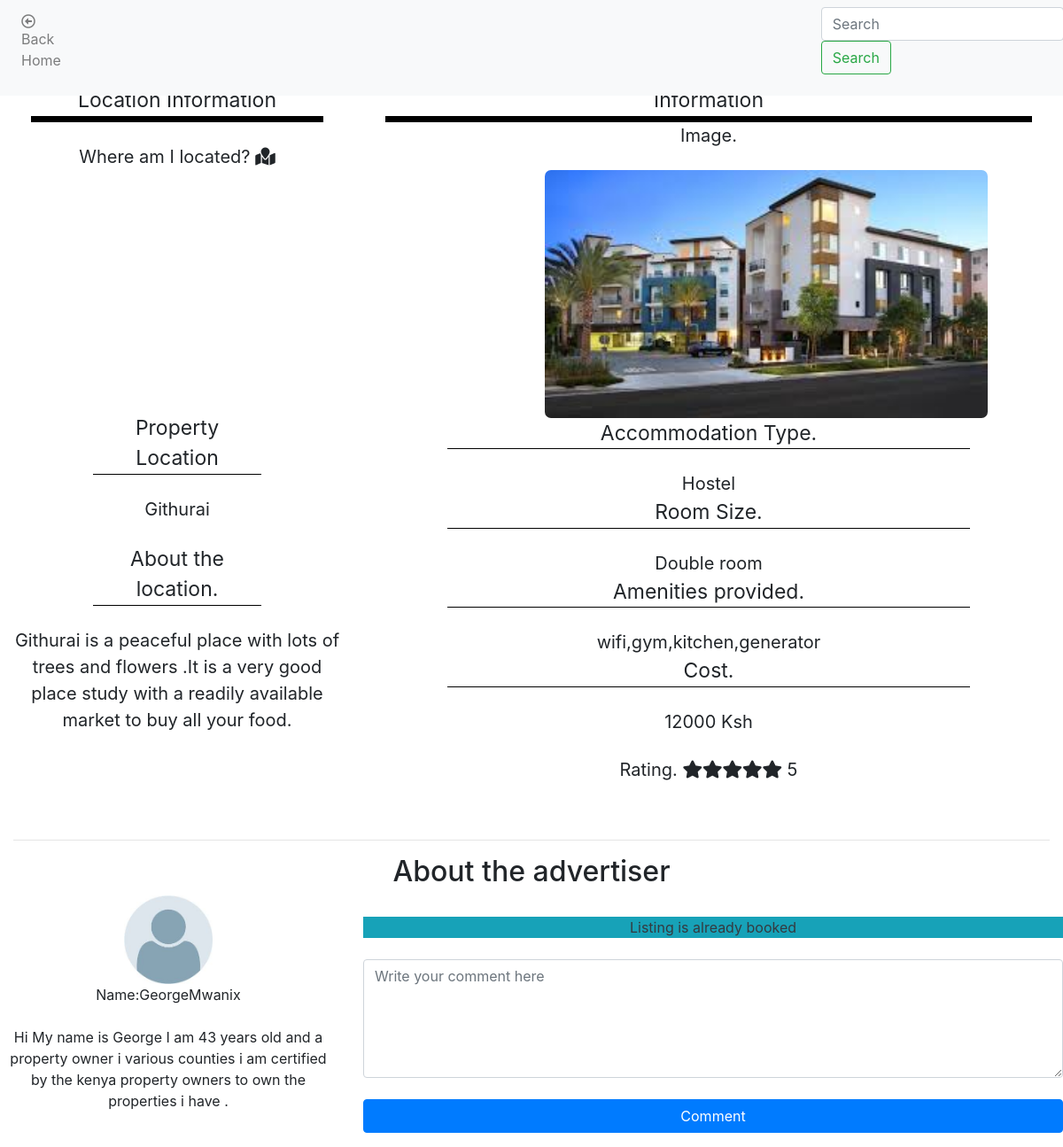
Page /details.php?id=6 (signed in) on the committed database.
### tables this page shows
CREATE TABLE `listings` (
  `listid` int(100) NOT NULL,
  `advfirstname` varchar(255) NOT NULL,
  `advlastname` varchar(255) NOT NULL,
  `accommodationtype` varchar(100) NOT NULL,
  `vacancies` int(100) NOT NULL,
  `amenities` text NOT NULL,
  `amenitiesincluded` varchar(10) NOT NULL,
  `rating` int(10) NOT NULL,
  `Category` varchar(100) NOT NULL,
  `cost` int(10) NOT NULL,
  `Advid` int(10) NOT NULL,
  `photo` varchar(200) NOT NULL,
  `location` text NOT NULL,
  `locationinfo` varchar(60000) NOT NULL,
  `lat` float(10,6) NOT NULL,
  `lng` float(10,6) NOT NULL,
  `extrainfo` text NOT NULL
);

CREATE TABLE `advertiser` (
  `firstname` varchar(100) NOT NULL,
  `lastname` varchar(100) NOT NULL,
  `email` varchar(100) NOT NULL,
  `photo` varchar(255) NOT NULL,
  `idno` int(15) NOT NULL,
  `password` varchar(100) NOT NULL,
  `certfile` varchar(200) NOT NULL,
  `advid` int(11) NOT NULL,
  `advinfo` text NOT NULL
);

### details.php (the view, shortened to what this page needs)
<?php
	include 'connect.php';
	include 'linkstyles.php';
$id=mysqli_real_escape_string($conn,$_GET['id']);
	$sql="SELECT * FROM listings WHERE listid='$id' ";
	$result=mysqli_query($conn,$sql);
	if (mysqli_num_rows($result)>0) {
		if ($row=mysqli_fetch_assoc($result)) {
						?>
<!DOCTYPE html>
<html>
  <head>
  </head>
  <body>
  	<div class="container-fluid">
     		<nav class="navbar navbar-expand-sm bg-light navbar-light fixed-top">
  <ul class="navbar-nav">
    <li class="nav-item">
      <a class="nav-link" href="stuhomepage.php"><i class="far fa-arrow-alt-circle-left "></i> Back Home</a>
    </li>
      <form class="form-inline" method="POST" action="search.php" style="margin-left: 850px;">
    <input class="form-control mr-sm-2" type="text" placeholder="Search" name="location" autofcus>
    <button class="btn btn-outline-success" type="submit">Search</button>
   </form>
  </ul>
</nav>
<br><br><br><br>
<div class="row" >
	<div class="col-4" id="loc" >
		<div class="text-center" style="font-size:23px; " id="heading">Location Information </div><br>
	<div class="text-center" style="font-size:20px; ">Where am I located? <i class="fas fa-map-marked"></i></div>
    <div id="map"></div>
    <br>
<div id="heading2">Property Location</div><br>
	<div id="heading3" class="text-center"><?php echo $row['location'];?></div>
<br>
<div id="heading2">About the location.</div><br>
<div id="heading3" class="text-center"><?php echo $row['locationinfo'];?></div>
 </div>
 	<div class="col-8" id="loc">
 		<div class="text-center" style="font-size:23px; " id="heading"> Information </div>
 		<div  class="text-center" style="font-size: 20px;">Image.</div><br>
		<img src="<?php echo $row['photo'];?>" style="margin-left: 200px; border-radius:7px; " width="500px"><br>
 		<div id="heading2">Accommodation Type.</div><br>
		<div id="heading3" class="text-center"><?php echo $row['accommodationtype'];?></div>
		<div id="heading2">Room Size.</div><br>
		<div id="heading3" class="text-center"><?php echo $row['Category'];?> room</div>
		<div id="heading2">Amenities provided.</div><br>
		<div id="heading3" class="text-center"><?php echo $row['amenities'];?></div>
		<div id="heading2">Cost.</div><br>
		<div id="heading3" class="text-center"><?php echo $row['cost'];?> Ksh</div><br>
		<div class="text-center" style="font-size: 20px;">Rating.
		<?php
 				  	 			 $rate=$row['rating'];
 				  	 			 if ($rate<=0) {
 				  	 			 	echo "<i class='far fa-star'></i> 	";
 				  	 			 }
 				  	 			 elseif ($rate<=1) {
 				  	 			 	echo "<i class='fas fa-star'></i> 	";
 				  	 			 }
 				  	 			 elseif ($rate<=2) {
 				  	 			 	echo "<i class='fas fa-star'></i>";
 				  	 			 	echo "<i class='fas fa-star'></i> 	";
 				  	 			 }
 				  	 			  elseif ($rate<=3) {
 				  	 			 	echo "<i class='fas fa-star'></i>";
 				  	 			 	echo "<i class='fas fa-star'></i>";
 				  	 			 	echo "<i class='fas fa-star'></i> 	";
 				  	 			 }
 				  	 			  elseif ($rate<=4) {
 				  	 			 	echo "<i class='fas fa-star'></i>";
 				  	 			 	echo "<i class='fas fa-star'></i>";
 				  	 			 	echo "<i class='fas fa-star'></i>";
 				  	 			 	echo "<i class='fas fa-star'></i> 	";
 				  	 			 }
 				  	 			  elseif ($rate<=5) {
 				  	 			 	echo "<i class='fas fa-star'></i>";
 				  	 			 	echo "<i class='fas fa-star'></i>";
 				  	 			 	echo "<i class='fas fa-star'></i>";
 				  	 			 	echo "<i class='fas fa-star'></i>";
 				  	 			 	echo "<i class='fas fa-star'></i> 	";
 				  	 			 }
 				  	 			 else{
 				  	 			 	echo "<i class='fas fa-star-half-alt'></i> ";
 				  	 			 }
 				  	 			 echo $rate;
 				  	 			 ?>
 				  	 			 </div>
 	</div>
</div>
	<br><br>
 <hr>
 <div class="row">
 	<div class="col-12 text-center"><h2>About the advertiser</h2> </div>
 	<?php
 		$adv=$row['Advid'];
 		$query="SELECT * FROM advertiser WHERE advid='$adv' ";
 		$result=mysqli_query($conn,$query);
 		if (mysqli_num_rows($result)>0) {
 			if ($data=mysqli_fetch_assoc($result)) {
 										?>
 			<div class="row">
 				<div class="col-4 text-center" >
 					<img src="<?php echo $data['photo'];?>" width="100px" ><br>
 					<div>Name:<?php echo $data['firstname'];?><?php echo $data['lastname'];?></div><br>
 					<div><?php echo $data['advinfo'];?></div>
 				</div>
 				<div class="col-8">
 					<br>
 					<?php
 					$stud=$_SESSION['stuid'];
 					$task="SELECT * FROM bookings WHERE stuid=$stud AND listid=$id ";
 					$res=mysqli_query($conn,$task);
 					if (mysqli_num_rows($res)<=0) {
 						?>
 					<form method="POST" action="booking.php">
 					<input type="hidden" name="stuid" value="<?php echo $_SESSION['stuid'];?>" class="form-control">
 					<input type="hidden" name="listid" value="<?php echo $id;?>" class="form-control">
 					<input type="hidden" name="advid" value="<?php echo $adv;?>" class="form-control">
 					<button class="btn btn-outline-info text-center btn-block" type="submit">Book a room</button>
 					</form>
 						<?php
 					}
 					else{
 						echo "<div class='text-center bg-info text-dark'>Listing is already booked</div>";
 					}
 					?>
 					<br>
 					<form method="POST" action="">
 						<textarea class="form-control" placeholder="Write your comment here" rows="5"></textarea><br>
 					<button type="submit" class="btn btn-primary btn-block">Comment</button>
 					</form>
 				</div>
 				</div>
 			</div>
 										<?php
 				 			}
 		}
 	?>
 </div>
<?php
		}
	}
 ?>
   </body>
</html>

### linkstyles.php (shortened to what this page needs)
<link rel="stylesheet" type="text/css" href="bootstrap-4.1.3-dist/css/bootstrap.css">
<link rel="stylesheet" href="https://use.fontawesome.com/releases/v5.4.1/css/all.css">
<link href='https://api.mapbox.com/mapbox-gl-js/v0.50.0/mapbox-gl.css' rel='stylesheet' />

### details.php (style rules this page uses)
#map { height: 250px; width: 100%; }
#heading { border-bottom: 7px solid black; margin-left:20px; margin-right:20px; }
#heading2 { font-size: 23px; margin-left:90px; margin-right:90px; text-align: center; border-bottom: 1px solid black; }
#heading3 { font-size: 20px; }

### rows in the picture
listings: location "Githurai", locationinfo "Githurai is a peaceful place with lots of trees and flowers .It is a very good place study with a readily available market to buy all your food.", photo (picture), accommodationtype "Hostel", Category "Double", amenities "wifi,gym,kitchen,generator", cost "12000", rating "5"
advertiser: photo (placeholder picture), firstname "George", lastname "Mwanix", advinfo "Hi My name is George I am 43 years old and a property owner i various counties i am certified by the kenya property owners to own the properties i have ."
